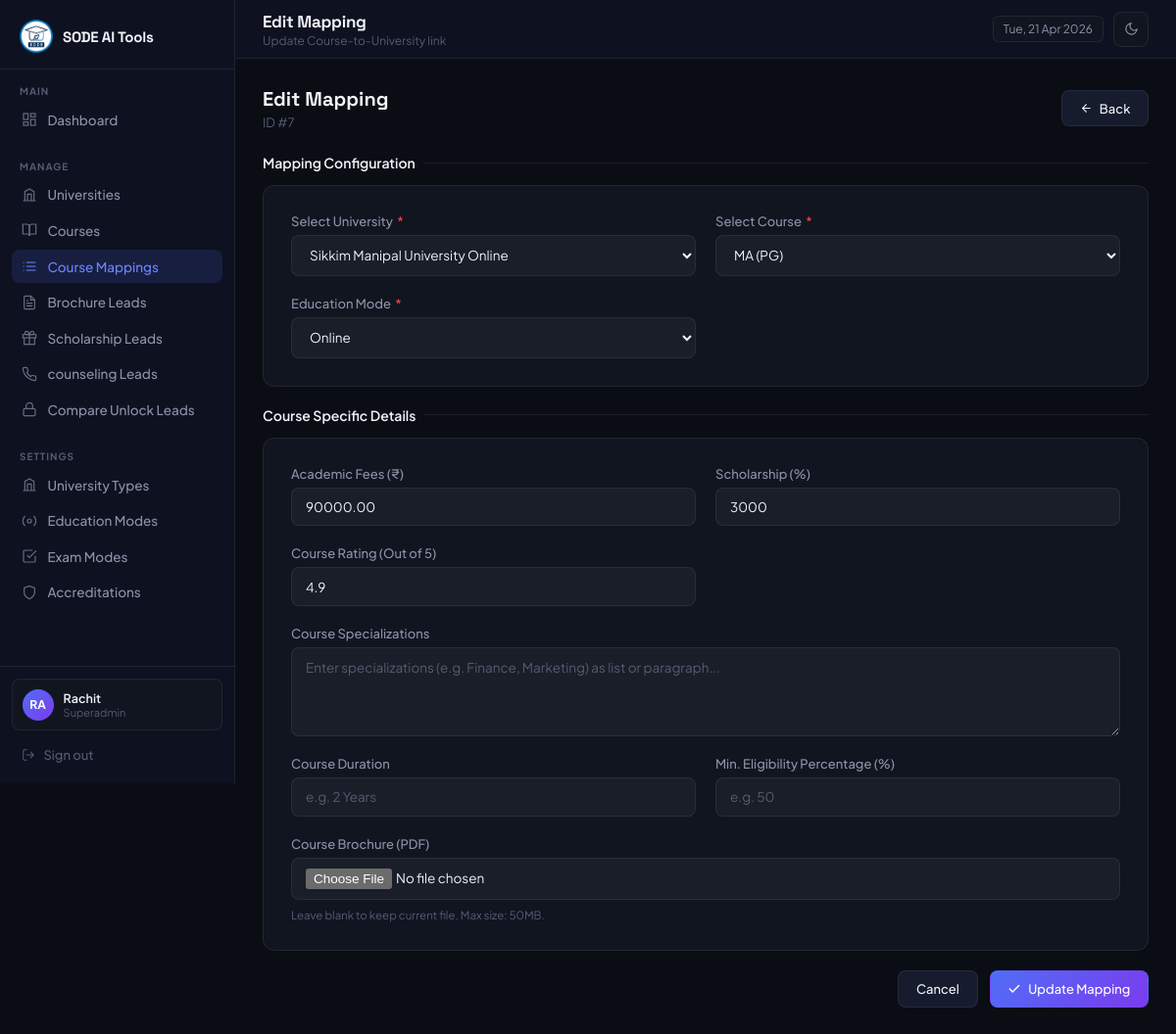
The page /admin/mappings/edit.php?id=7 (signed in) on the database as committed earlier.
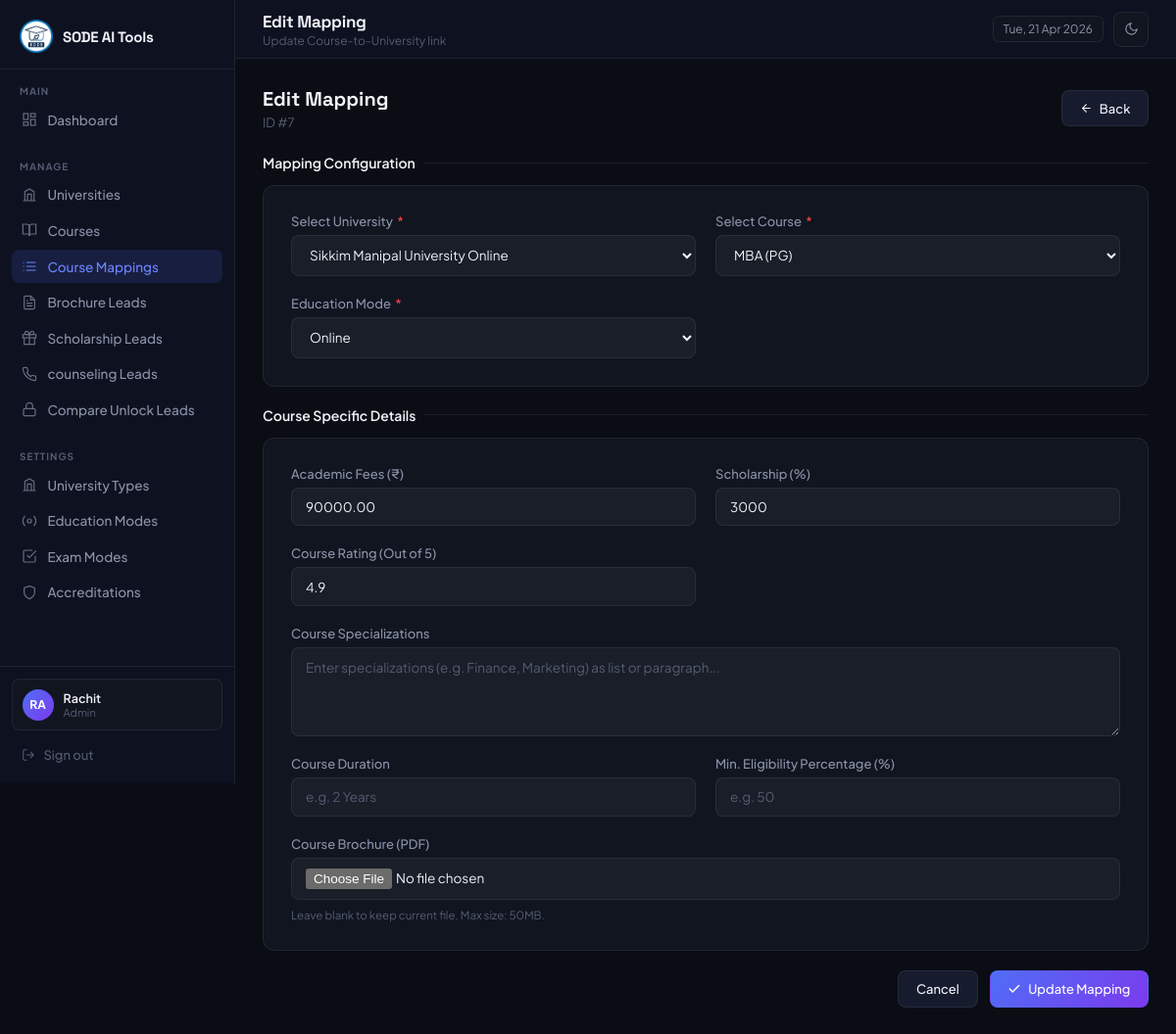
The same page on the database as committed later.
### tables this page shows
CREATE TABLE `university_courses` (
  `id` int(10) UNSIGNED NOT NULL,
  `university_id` int(10) UNSIGNED NOT NULL,
  `course_id` int(10) UNSIGNED NOT NULL,
  `education_mode_id` tinyint(3) UNSIGNED NOT NULL,
  `academic_fees` decimal(10,2) DEFAULT NULL,
  `fees_discount` decimal(10,2) DEFAULT NULL,
  `course_rating` decimal(3,1) DEFAULT NULL,
  `course_specializations` text DEFAULT NULL,
  `brochure_file` varchar(500) DEFAULT NULL,
  `is_active` tinyint(1) NOT NULL DEFAULT 1,
  `created_at` timestamp NOT NULL DEFAULT current_timestamp(),
  `updated_at` timestamp NOT NULL DEFAULT current_timestamp() ON UPDATE current_timestamp()
);

CREATE TABLE `courses` (
  `id` int(10) UNSIGNED NOT NULL,
  `name` varchar(255) NOT NULL,
  `display_name` varchar(255) DEFAULT NULL,
  `slug` varchar(255) DEFAULT NULL,
  `course_level` enum('UG','PG') NOT NULL,
  `program_eligibility` text DEFAULT NULL,
  `course_duration` varchar(100) DEFAULT NULL,
  `is_active` tinyint(1) NOT NULL DEFAULT 1,
  `created_at` timestamp NOT NULL DEFAULT current_timestamp(),
  `updated_at` timestamp NOT NULL DEFAULT current_timestamp() ON UPDATE current_timestamp()
);

CREATE TABLE `universities` (
  `id` int(10) UNSIGNED NOT NULL,
  `name` varchar(255) NOT NULL,
  `display_name` varchar(255) DEFAULT NULL,
  `slug` varchar(255) DEFAULT NULL,
  `image` varchar(500) DEFAULT NULL,
  `sample_certificate` varchar(500) DEFAULT NULL,
  `rating` decimal(3,1) DEFAULT NULL,
  `nirf_ranking` smallint(5) UNSIGNED DEFAULT NULL,
  `year_of_establishment` year(4) DEFAULT NULL,
  `university_type_id` int(11) DEFAULT NULL,
  `campus_location` varchar(255) DEFAULT NULL,
  `avg_placement_package` varchar(100) DEFAULT NULL,
  `placement_assistance` tinyint(1) NOT NULL DEFAULT 0,
  `emi_facility` tinyint(1) NOT NULL DEFAULT 0,
  `scholarship` tinyint(1) NOT NULL DEFAULT 0,
  `key_advantages` text DEFAULT NULL,
  `view_university_link` varchar(500) DEFAULT NULL,
  `is_active` tinyint(1) NOT NULL DEFAULT 1,
  `created_at` timestamp NOT NULL DEFAULT current_timestamp(),
  `updated_at` timestamp NOT NULL DEFAULT current_timestamp() ON UPDATE current_timestamp()
);

CREATE TABLE `education_modes` (
  `id` tinyint(3) UNSIGNED NOT NULL,
  `mode_name` varchar(100) NOT NULL
);

### includes/helpers.php (called while the page is built, shortened)
<?php
function get_display_name(string $name, ?string $display_name): string {
    return (!empty($display_name)) ? $display_name : $name;
}
function e(mixed $val): string {
    return htmlspecialchars((string)$val, ENT_QUOTES, 'UTF-8');
}

### admin/mappings/edit.php (the view, shortened to what the changed rows need)
<?php
require_once '../../includes/db.php';
require_once '../../includes/helpers.php';
$id = (int)($_GET['id'] ?? 0);
$stmt = $pdo->prepare("SELECT * FROM university_courses WHERE id=? AND is_active=1");
$stmt->execute([$id]);
$mapping = $stmt->fetch();
$old    = $mapping;
$universities = $pdo->query("SELECT id, name, display_name FROM universities WHERE is_active=1 ORDER BY name")->fetchAll();
$courses = $pdo->query("SELECT id, name, display_name, course_level FROM courses WHERE is_active=1 ORDER BY name")->fetchAll();
$modes = $pdo->query("SELECT * FROM education_modes ORDER BY id")->fetchAll();
?>
<!DOCTYPE html>
<html lang="en">
<head>
<link href="https://cdn.jsdelivr.net/npm/tom-select@2.2.2/dist/css/tom-select.default.min.css" rel="stylesheet">
</head>
<body>
<?php require_once __DIR__ . '/../includes/sidebar.php'; ?>
<main class="main">
  <?php require_once __DIR__ . '/../includes/topbar.php'; ?>
  <div class="content">
    <form method="POST" enctype="multipart/form-data" novalidate>
      <div class="form-card" style="margin-bottom:1.25rem;">
        <div class="form-grid">
          <div class="form-group">
            <label>Select University <span class="req">*</span></label>
            <select name="university_id" id="university_id" class="form-control select-search" required>
              <?php foreach($universities as $u): ?>
                <option value="<?= $u['id'] ?>" <?= ($old['university_id']??'') == $u['id'] ? 'selected' : '' ?>>
                  <?= e(get_display_name($u['name'], $u['display_name'])) ?>
                </option>
              <?php endforeach; ?>
            </select>
          </div>
          <div class="form-group">
            <label>Select Course <span class="req">*</span></label>
            <select name="course_id" id="course_id" class="form-control select-search" required>
              <?php foreach($courses as $c): ?>
                <option value="<?= $c['id'] ?>" <?= ($old['course_id']??'') == $c['id'] ? 'selected' : '' ?>>
                  <?= e(get_display_name($c['name'], $c['display_name'])) ?>
                  <?= $c['course_level'] ? '('.e($c['course_level']).')' : '' ?>
                </option>
              <?php endforeach; ?>
            </select>
          </div>
          <div class="form-group">
            <label>Education Mode <span class="req">*</span></label>
            <select name="education_mode_id" class="form-control" required>
              <?php foreach($modes as $m): ?>
                <option value="<?= $m['id'] ?>" <?= ($old['education_mode_id']??'') == $m['id'] ? 'selected' : '' ?>>
                  <?= e($m['mode_name']) ?>
                </option>
              <?php endforeach; ?>
            </select>
          </div>
        </div>
      </div>
      <div class="form-card" style="margin-bottom:1.25rem;">
        <div class="form-grid">
          <div class="form-group">
            <label>Academic Fees (₹)</label>
            <input name="academic_fees" type="number" step="0.01" class="form-control"
                   value="<?= e($old['academic_fees'] ?? '') ?>">
          </div>
          <div class="form-group">
            <label>Scholarship (%)</label>
            <input name="fees_discount" type="number" step="0.1" min="0" max="100" class="form-control"
                   value="<?= isset($old['fees_discount']) ? (float)$old['fees_discount'] : '' ?>">
          </div>
          <div class="form-group">
            <label>Course Rating (Out of 5)</label>
            <input name="course_rating" type="number" step="0.1" min="0" max="5" class="form-control"
                   value="<?= isset($old['course_rating']) ? (float)$old['course_rating'] : '' ?>">
          </div>
        </div>
      </div>
    </form>
  </div>
</main>
</body>
</html>

### admin/includes/sidebar.php (shortened to what the changed rows need)
<aside class="sidebar" id="sidebar">
  <div class="sidebar-footer">
    <div class="user-info">
      <div class="user-meta">
        <span class="uname"><?= htmlspecialchars($_SESSION['admin_name']) ?></span>
        <span class="urole"><?= htmlspecialchars($_SESSION['admin_role']) ?></span>
      </div>
    </div>
  </div>
</aside>

Rows that differ between the two databases and show on the page:
changed university_courses "Sikkim Manipal University Online": course_id "MA (PG)" → "MBA (PG)"
Other text that changed with them:
$_SESSION['admin_role']: "Superadmin" → "Admin"
